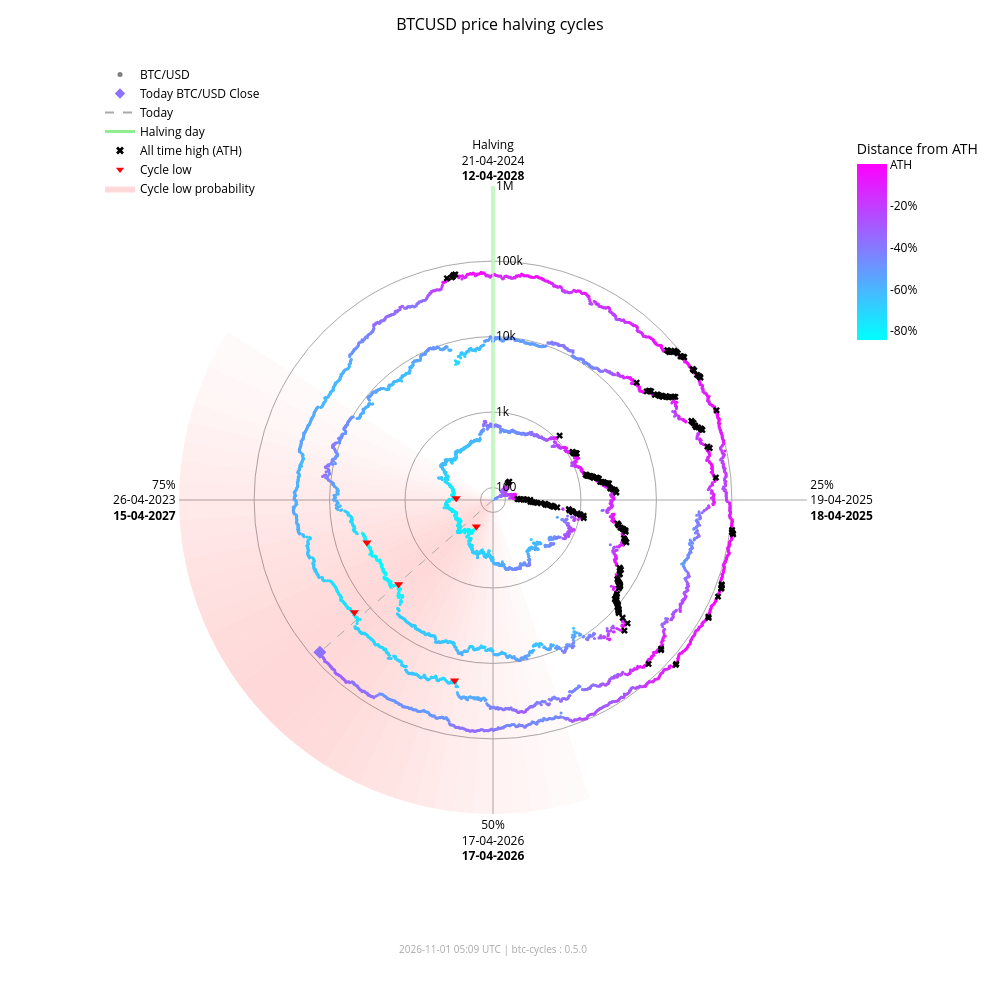

The code cell stored with this chart in its notebook:
### Markdown cell above
### Interactive chart (plotly)

### Code cell
fig_interactive = btc.plot(
    kind="interactive",
    from_date="2012-11-28",
)
# plotly config for interactivity
config = {"scrollZoom": True, "displayModeBar": True}
# display in notebook
fig_interactive.show(config=config)

### Figure 1 — Plotly figure (JSON) as saved in the notebook; plotly's stock layout.template omitted (floating-point values rounded to 4 significant figures; data arrays with more than 128 entries replaced by an {"elided": "..."} marker saying what was removed)
{"data": [{"fill": "toself", "fillcolor": "rgba(255,0,0,0.018306980149439524)", "hoverinfo": "skip", "line": {"width": 0}, "mode": "lines", "r": [68.43, 1000000, 1000000, 68.43, 68.43], "showlegend": false, "theta": [162.0, 162.0, 165.6, 165.6, 162.0], "type": "scatterpolar"}, {"fill": "toself", "fillcolor": "rgba(255,0,0,0.02405911634527998)", "hoverinfo": "skip", "line": {"width": 0}, "mode": "lines", "r": [68.43, 1000000, 1000000, 68.43, 68.43], "showlegend": false, "theta": [165.6, 165.6, 169.2, 169.2, 165.6], "type": "scatterpolar"}, {"fill": "toself", "fillcolor": "rgba(255,0,0,0.030803449372254352)", "hoverinfo": "skip", "line": {"width": 0}, "mode": "lines", "r": [68.43, 1000000, 1000000, 68.43, 68.43], "showlegend": false, "theta": [169.2, 169.2, 172.8, 172.8, 169.2], "type": "scatterpolar"}, {"fill": "toself", "fillcolor": "rgba(255,0,0,0.03847233586005252)", "hoverinfo": "skip", "line": {"width": 0}, "mode": "lines", "r": [68.43, 1000000, 1000000, 68.43, 68.43], "showlegend": false, "theta": [172.8, 172.8, 176.4, 176.4, 172.8], "type": "scatterpolar"}, {"fill": "toself", "fillcolor": "rgba(255,0,0,0.04694405159551339)", "hoverinfo": "skip", "line": {"width": 0}, "mode": "lines", "r": [68.43, 1000000, 1000000, 68.43, 68.43], "showlegend": false, "theta": [176.4, 176.4, 180.0, 180.0, 176.4], "type": "scatterpolar"}, {"fill": "toself", "fillcolor": "rgba(255,0,0,0.05605603979818329)", "hoverinfo": "skip", "line": {"width": 0}, "mode": "lines", "r": [68.43, 1000000, 1000000, 68.43, 68.43], "showlegend": false, "theta": [180.0, 180.0, 183.6, 183.6, 180.0], "type": "scatterpolar"}, {"fill": "toself", "fillcolor": "rgba(255,0,0,0.06562330627802694)", "hoverinfo": "skip", "line": {"width": 0}, "mode": "lines", "r": [68.43, 1000000, 1000000, 68.43, 68.43], "showlegend": false, "theta": [183.6, 183.6, 187.2, 187.2, 183.6], "type": "scatterpolar"}, {"fill": "toself", "fillcolor": "rgba(255,0,0,0.07545707932574237)", "hoverinfo": "skip", "line": {"width": 0}, "mode": "lines", "r": [68.43, 1000000, 1000000, 68.43, 68.43], "showlegend": false, "theta": [187.2, 187.2, 190.8, 190.8, 187.2], "type": "scatterpolar"}, {"fill": "toself", "fillcolor": "rgba(255,0,0,0.08537841060169407)", "hoverinfo": "skip", "line": {"width": 0}, "mode": "lines", "r": [68.43, 1000000, 1000000, 68.43, 68.43], "showlegend": false, "theta": [190.8, 190.8, 194.4, 194.4, 190.8], "type": "scatterpolar"}, {"fill": "toself", "fillcolor": "rgba(255,0,0,0.09522272137134848)", "hoverinfo": "skip", "line": {"width": 0}, "mode": "lines", "r": [68.43, 1000000, 1000000, 68.43, 68.43], "showlegend": false, "theta": [194.4, 194.4, 198.0, 198.0, 194.4], "type": "scatterpolar"}, {"fill": "toself", "fillcolor": "rgba(255,0,0,0.10483418800389058)", "hoverinfo": "skip", "line": {"width": 0}, "mode": "lines", "r": [68.43, 1000000, 1000000, 68.43, 68.43], "showlegend": false, "theta": [198.0, 198.0, 201.6, 201.6, 198.0], "type": "scatterpolar"}, {"fill": "toself", "fillcolor": "rgba(255,0,0,0.11405248627197925)", "hoverinfo": "skip", "line": {"width": 0}, "mode": "lines", "r": [68.43, 1000000, 1000000, 68.43, 68.43], "showlegend": false, "theta": [201.6, 201.6, 205.2, 205.2, 201.6], "type": "scatterpolar"}, {"fill": "toself", "fillcolor": "rgba(255,0,0,0.12269756305009562)", "hoverinfo": "skip", "line": {"width": 0}, "mode": "lines", "r": [68.43, 1000000, 1000000, 68.43, 68.43], "showlegend": false, "theta": [205.2, 205.2, 208.8, 208.8, 205.2], "type": "scatterpolar"}, {"fill": "toself", "fillcolor": "rgba(255,0,0,0.13055959037792858)", "hoverinfo": "skip", "line": {"width": 0}, "mode": "lines", "r": [68.43, 1000000, 1000000, 68.43, 68.43], "showlegend": false, "theta": [208.8, 208.8, 212.4, 212.4, 208.8], "type": "scatterpolar"}, {"fill": "toself", "fillcolor": "rgba(255,0,0,0.13740037014073872)", "hoverinfo": "skip", "line": {"width": 0}, "mode": "lines", "r": [68.43, 1000000, 1000000, 68.43, 68.43], "showlegend": false, "theta": [212.4, 212.4, 216.0, 216.0, 212.4], "type": "scatterpolar"}, {"fill": "toself", "fillcolor": "rgba(255,0,0,0.14296927208088228)", "hoverinfo": "skip", "line": {"width": 0}, "mode": "lines", "r": [68.43, 1000000, 1000000, 68.43, 68.43], "showlegend": false, "theta": [216.0, 216.0, 219.6, 219.6, 216.0], "type": "scatterpolar"}, {"fill": "toself", "fillcolor": "rgba(255,0,0,0.14703219887325494)", "hoverinfo": "skip", "line": {"width": 0}, "mode": "lines", "r": [68.43, 1000000, 1000000, 68.43, 68.43], "showlegend": false, "theta": [219.6, 219.6, 223.2, 223.2, 219.6], "type": "scatterpolar"}, {"fill": "toself", "fillcolor": "rgba(255,0,0,0.14940752827264187)", "hoverinfo": "skip", "line": {"width": 0}, "mode": "lines", "r": [68.43, 1000000, 1000000, 68.43, 68.43], "showlegend": false, "theta": [223.2, 223.2, 226.8, 226.8, 223.2], "type": "scatterpolar"}, {"fill": "toself", "fillcolor": "rgba(255,0,0,0.15)", "hoverinfo": "skip", "line": {"width": 0}, "mode": "lines", "r": [68.43, 1000000, 1000000, 68.43, 68.43], "showlegend": false, "theta": [226.8, 226.8, 230.4, 230.4, 226.8], "type": "scatterpolar"}, {"fill": "toself", "fillcolor": "rgba(255,0,0,0.14882314851976614)", "hoverinfo": "skip", "line": {"width": 0}, "mode": "lines", "r": [68.43, 1000000, 1000000, 68.43, 68.43], "showlegend": false, "theta": [230.4, 230.4, 234.0, 234.0, 230.4], "type": "scatterpolar"}, {"fill": "toself", "fillcolor": "rgba(255,0,0,0.14600334989350275)", "hoverinfo": "skip", "line": {"width": 0}, "mode": "lines", "r": [68.43, 1000000, 1000000, 68.43, 68.43], "showlegend": false, "theta": [234.0, 234.0, 237.6, 237.6, 234.0], "type": "scatterpolar"}, {"fill": "toself", "fillcolor": "rgba(255,0,0,0.14176315293000513)", "hoverinfo": "skip", "line": {"width": 0}, "mode": "lines", "r": [68.43, 1000000, 1000000, 68.43, 68.43], "showlegend": false, "theta": [237.6, 237.6, 241.2, 241.2, 237.6], "type": "scatterpolar"}, {"fill": "toself", "fillcolor": "rgba(255,0,0,0.1363869302869166)", "hoverinfo": "skip", "line": {"width": 0}, "mode": "lines", "r": [68.43, 1000000, 1000000, 68.43, 68.43], "showlegend": false, "theta": [241.2, 241.2, 244.8, 244.8, 241.2], "type": "scatterpolar"}, {"fill": "toself", "fillcolor": "rgba(255,0,0,0.13017643696734477)", "hoverinfo": "skip", "line": {"width": 0}, "mode": "lines", "r": [68.43, 1000000, 1000000, 68.43, 68.43], "showlegend": false, "theta": [244.8, 244.8, 248.4, 248.4, 244.8], "type": "scatterpolar"}, {"fill": "toself", "fillcolor": "rgba(255,0,0,0.1234063302665758)", "hoverinfo": "skip", "line": {"width": 0}, "mode": "lines", "r": [68.43, 1000000, 1000000, 68.43, 68.43], "showlegend": false, "theta": [248.4, 248.4, 252.0, 252.0, 248.4], "type": "scatterpolar"}, {"fill": "toself", "fillcolor": "rgba(255,0,0,0.11628949020714345)", "hoverinfo": "skip", "line": {"width": 0}, "mode": "lines", "r": [68.43, 1000000, 1000000, 68.43, 68.43], "showlegend": false, "theta": [252.0, 252.0, 255.6, 255.6, 252.0], "type": "scatterpolar"}, {"fill": "toself", "fillcolor": "rgba(255,0,0,0.108959277972535)", "hoverinfo": "skip", "line": {"width": 0}, "mode": "lines", "r": [68.43, 1000000, 1000000, 68.43, 68.43], "showlegend": false, "theta": [255.6, 255.6, 259.2, 259.2, 255.6], "type": "scatterpolar"}, {"fill": "toself", "fillcolor": "rgba(255,0,0,0.1014715299920515)", "hoverinfo": "skip", "line": {"width": 0}, "mode": "lines", "r": [68.43, 1000000, 1000000, 68.43, 68.43], "showlegend": false, "theta": [259.2, 259.2, 262.8, 262.8, 259.2], "type": "scatterpolar"}, {"fill": "toself", "fillcolor": "rgba(255,0,0,0.09382430417652897)", "hoverinfo": "skip", "line": {"width": 0}, "mode": "lines", "r": [68.43, 1000000, 1000000, 68.43, 68.43], "showlegend": false, "theta": [262.8, 262.8, 266.4, 266.4, 262.8], "type": "scatterpolar"}, {"fill": "toself", "fillcolor": "rgba(255,0,0,0.08598937207621672)", "hoverinfo": "skip", "line": {"width": 0}, "mode": "lines", "r": [68.43, 1000000, 1000000, 68.43, 68.43], "showlegend": false, "theta": [266.4, 266.4, 270.0, 270.0, 266.4], "type": "scatterpolar"}, {"fill": "toself", "fillcolor": "rgba(255,0,0,0.07794710108398434)", "hoverinfo": "skip", "line": {"width": 0}, "mode": "lines", "r": [68.43, 1000000, 1000000, 68.43, 68.43], "showlegend": false, "theta": [270.0, 270.0, 273.6, 273.6, 270.0], "type": "scatterpolar"}, {"fill": "toself", "fillcolor": "rgba(255,0,0,0.06971614429145927)", "hoverinfo": "skip", "line": {"width": 0}, "mode": "lines", "r": [68.43, 1000000, 1000000, 68.43, 68.43], "showlegend": false, "theta": [273.6, 273.6, 277.2, 277.2, 273.6], "type": "scatterpolar"}, {"fill": "toself", "fillcolor": "rgba(255,0,0,0.061371174705723626)", "hoverinfo": "skip", "line": {"width": 0}, "mode": "lines", "r": [68.43, 1000000, 1000000, 68.43, 68.43], "showlegend": false, "theta": [277.2, 277.2, 280.8, 280.8, 277.2], "type": "scatterpolar"}, {"fill": "toself", "fillcolor": "rgba(255,0,0,0.05304520605236535)", "hoverinfo": "skip", "line": {"width": 0}, "mode": "lines", "r": [68.43, 1000000, 1000000, 68.43, 68.43], "showlegend": false, "theta": [280.8, 280.8, 284.4, 284.4, 280.8], "type": "scatterpolar"}, {"fill": "toself", "fillcolor": "rgba(255,0,0,0.044916938988340704)", "hoverinfo": "skip", "line": {"width": 0}, "mode": "lines", "r": [68.43, 1000000, 1000000, 68.43, 68.43], "showlegend": false, "theta": [284.4, 284.4, 288.0, 288.0, 284.4], "type": "scatterpolar"}, {"fill": "toself", "fillcolor": "rgba(255,0,0,0.0371870550186571)", "hoverinfo": "skip", "line": {"width": 0}, "mode": "lines", "r": [68.43, 1000000, 1000000, 68.43, 68.43], "showlegend": false, "theta": [288.0, 288.0, 291.6, 291.6, 288.0], "type": "scatterpolar"}, {"fill": "toself", "fillcolor": "rgba(255,0,0,0.030049603184432498)", "hoverinfo": "skip", "line": {"width": 0}, "mode": "lines", "r": [68.43, 1000000, 1000000, 68.43, 68.43], "showlegend": false, "theta": [291.6, 291.6, 295.2, 295.2, 291.6], "type": "scatterpolar"}, {"fill": "toself", "fillcolor": "rgba(255,0,0,0.023665126797805223)", "hoverinfo": "skip", "line": {"width": 0}, "mode": "lines", "r": [68.43, 1000000, 1000000, 68.43, 68.43], "showlegend": false, "theta": [295.2, 295.2, 298.8, 298.8, 295.2], "type": "scatterpolar"}, {"fill": "toself", "fillcolor": "rgba(255,0,0,0.018141004067302662)", "hoverinfo": "skip", "line": {"width": 0}, "mode": "lines", "r": [68.43, 1000000, 1000000, 68.43, 68.43], "showlegend": false, "theta": [298.8, 298.8, 302.4, 302.4, 298.8], "type": "scatterpolar"}, {"hoverinfo": "skip", "line": {"color": "darkgrey", "dash": "dash", "width": 1}, "mode": "lines", "r": [68.43, 77430.0], "showlegend": false, "theta": [228.7, 228.7], "type": "scatterpolar"}, {"hoverinfo": "skip", "line": {"color": "lightgreen", "width": 3}, "mode": "lines", "r": [68.43, 1000000], "showlegend": false, "theta": [0, 0], "type": "scatterpolar"}, {"hoverinfo": "text", "marker": {"color": {"elided": "4936 str values"}, "size": 3}, "mode": "markers", "r": {"elided": "4936 float values"}, "showlegend": false, "text": {"elided": "4936 str values"}, "theta": {"elided": "4936 float values"}, "type": "scatterpolar"}, {"hoverinfo": "text", "marker": {"color": "#8d72ff", "size": 10, "symbol": "diamond"}, "mode": "markers", "r": [77430.0], "showlegend": false, "text": ["Today<br>Date: 2026-10-31<br>Price: $77,434.75"], "theta": [228.7], "type": "scatterpolar"}, {"hoverinfo": "text", "marker": {"color": "black", "size": 6, "symbol": "x"}, "mode": "markers", "r": {"elided": "182 float values"}, "showlegend": false, "text": {"elided": "182 str values"}, "theta": {"elided": "182 float values"}, "type": "scatterpolar"}, {"hoverinfo": "text", "marker": {"color": "red", "size": 8, "symbol": "triangle-down"}, "mode": "markers", "r": [178.1, 210.5, 3237.0, 3961.0, 19020.0, 15790.0], "showlegend": false, "text": ["Cycle Low<br>Date: 2015-01-14<br>Price: $178.10<br>ATH distance: -84.5%", "Cycle Low<br>Date: 2015-08-24<br>Price: $210.49<br>ATH distance: -81.7%", "Cycle Low<br>Date: 2018-12-15<br>Price: $3,236.76<br>ATH distance: -83.4%", "Cycle Low<br>Date: 2019-03-15<br>Price: $3,960.91<br>ATH distance: -79.7%", "Cycle Low<br>Date: 2022-06-18<br>Price: $19,017.64<br>ATH distance: -71.9%", "Cycle Low<br>Date: 2022-11-21<br>Price: $15,787.28<br>ATH distance: -76.6%"], "theta": [212.1, 272.7, 228.3, 251.4, 192.0, 231.0], "type": "scatterpolar"}, {"marker": {"color": "grey", "size": 5}, "mode": "markers", "name": "BTC/USD", "r": [null], "theta": [null], "type": "scatterpolar"}, {"marker": {"color": "#8d72ff", "size": 8, "symbol": "diamond"}, "mode": "markers", "name": "Today BTC/USD Close", "r": [null], "theta": [null], "type": "scatterpolar"}, {"line": {"color": "darkgrey", "dash": "dash"}, "mode": "lines", "name": "Today", "r": [null], "theta": [null], "type": "scatterpolar"}, {"line": {"color": "lightgreen", "width": 3}, "mode": "lines", "name": "Halving day", "r": [null], "theta": [null], "type": "scatterpolar"}, {"marker": {"color": "black", "size": 7, "symbol": "x"}, "mode": "markers", "name": "All time high (ATH)", "r": [null], "theta": [null], "type": "scatterpolar"}, {"marker": {"color": "red", "size": 7, "symbol": "triangle-down"}, "mode": "markers", "name": "Cycle low", "r": [null], "theta": [null], "type": "scatterpolar"}, {"fill": "toself", "fillcolor": "rgba(255,0,0,0.15)", "line": {"width": 0}, "mode": "lines", "name": "Cycle low probability", "r": [null], "theta": [null], "type": "scatterpolar"}, {"hoverinfo": "skip", "marker": {"cmax": 0, "cmin": -0.8453, "color": [0], "colorbar": {"len": 0.25, "ticktext": ["ATH", "-20%", "-40%", "-60%", "-80%", "-100%"], "tickvals": [0, -0.2, -0.4, -0.6, -0.8, -1.0], "title": {"text": "Distance from ATH"}, "x": 0.95, "y": 0.92, "yanchor": "top"}, "colorscale": {"elided": "256x2 mixed values"}, "showscale": true, "size": 0}, "mode": "markers", "r": [null], "showlegend": false, "theta": [null], "type": "scatterpolar"}], "layout": {"annotations": [{"font": {"color": "darkgrey", "size": 10}, "showarrow": false, "text": "2026-11-01 05:09 UTC | btc-cycles : 0.5.0", "x": 0.5, "xref": "paper", "y": -0.02, "yref": "paper"}], "font": {"color": "black"}, "height": 1000, "legend": {"bgcolor": "rgba(0,0,0,0)", "font": {"color": "black"}, "x": 0.0, "y": 1.0}, "margin": {"b": 60, "l": 100, "r": 80, "t": 60}, "paper_bgcolor": "white", "plot_bgcolor": "white", "polar": {"angularaxis": {"color": "black", "direction": "clockwise", "gridcolor": "darkgrey", "rotation": 90, "ticktext": ["Halving<br>21-04-2024<br><b>12-04-2028</b>", "25%<br>19-04-2025<br><b>18-04-2025</b>", "50%<br>17-04-2026<br><b>17-04-2026</b>", "75%<br>26-04-2023<br><b>15-04-2027</b>"], "tickvals": [0, 90, 180, 270]}, "bgcolor": "white", "domain": {"x": [0.1, 0.9], "y": [0.05, 0.95]}, "radialaxis": {"angle": 90, "color": "black", "gridcolor": "darkgrey", "range": [1.835, 6.0], "tickangle": 90, "ticktext": ["100", "1k", "10k", "100k", "1M"], "tickvals": [100, 1000, 10000, 100000, 1000000], "type": "log"}}, "title": {"font": {"color": "black", "size": 16}, "text": "BTCUSD price halving cycles", "x": 0.5}, "width": 1000}}
